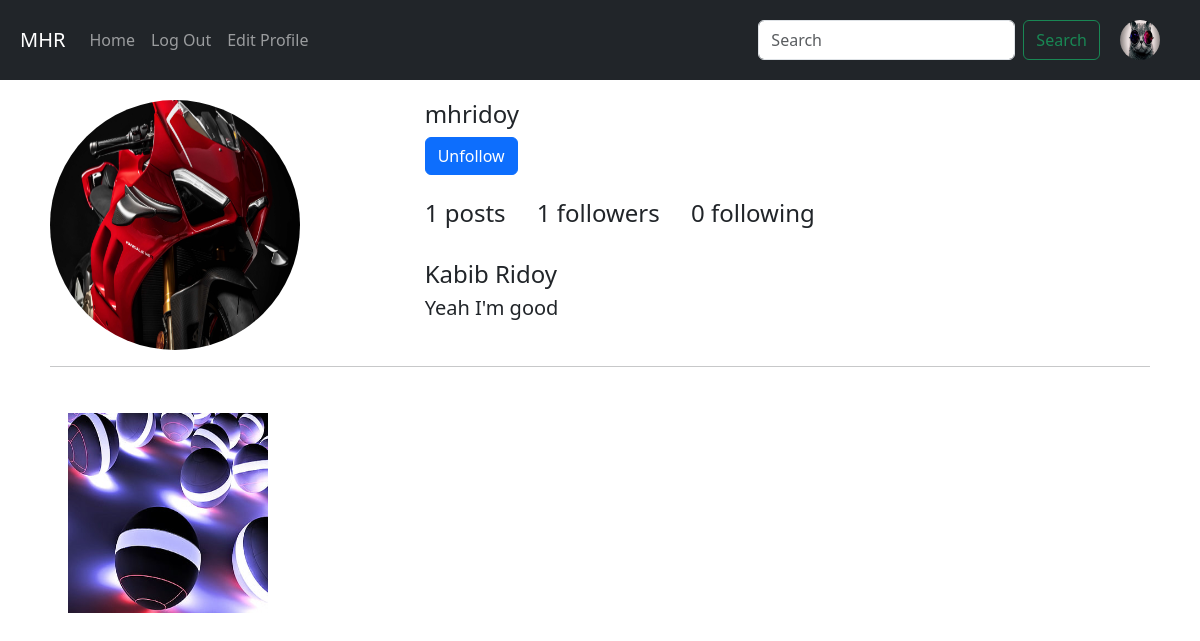
The app's page /account/user-other/mhridoy (signed in), older data.
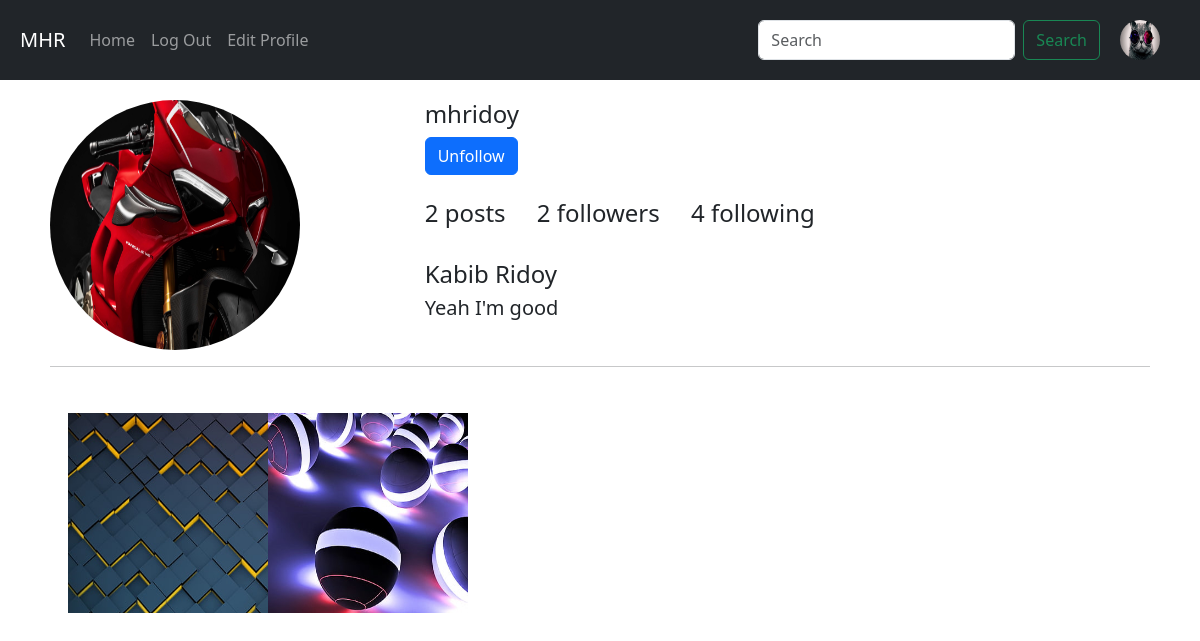
The same page, newer data.
### app_post/models.py (models this page shows)
class Post(models.Model):
    author = models.ForeignKey(User, on_delete=models.CASCADE, related_name="Post")
    image = models.ImageField(upload_to='post_image')
    caption = models.CharField(max_length=264, blank=True)
    upload_date = models.DateTimeField(auto_now_add=True)
    update_date = models.DateTimeField(auto_now=True)
    class Meta:
        ordering = ['-upload_date', ]

### Auth_app/models.py (models this page shows)
class UserProfile(models.Model):
    user = models.OneToOneField(User, on_delete=models.CASCADE, related_name='user_profile')
    full_name = models.CharField(max_length=264, blank=True)
    profile_pic = models.ImageField(upload_to='profile_pics', blank=True)
    description = models.TextField(blank=True)
    dob = models.DateField(blank=True, null=True)
    website = models.URLField(blank=True)
    facebook = models.URLField(blank=True)

### Auth_app/views.py (the view)
# urls.py: path('user-other/<username>',views.user, name="user_other"),
@login_required
def user(request, username):
    user_other = User.objects.get(username=username)
    already_followed = Follow.objects.filter(follower=request.user, following=user_other)
    if user_other==request.user:
        return HttpResponseRedirect(reverse('auth_app:profile'))
    return render(request, 'auth_app/user_other.html', context={'user_other':user_other, 'already_followed':already_followed})

### templates/auth_app/user_other.html (shortened to what this page needs)
{% extends 'navbar.html' %}
{% load crispy_forms_tags %}
{% block content %}
<div class="row">
    <div class="col-sm-4">
        {% if user_other.user_profile.profile_pic %}
        <img src="/media/{{user_other.user_profile.profile_pic}}" width="250px" height="250px"
            class="rounded-circle">
        {% else %}
        <img src="/media/avatar.png" width="250px" height="250px" class="rounded-circle">
        {% endif %}
    </div>
    <div class="col-sm-8">
        <h4>{{user_other.username}}</h4>
        {% if not already_followed %}
        <a href="{% url 'auth_app:follow' username=user_other.username %}" class="btn btn-primary">Follow</a>
        {% else %}
        <a href="{% url 'auth_app:unfollow' username=user_other.username %}" class="btn btn-primary">Unfollow</a>
        {% endif %}
        <br><br>
        <h4>{{user_other.Post.count}} posts &nbsp; &nbsp; {{user_other.following.count}} followers &nbsp; &nbsp;
            {{user_other.follower.count}} following</h4>
        <br>
        <h4>{{user_other.user_profile.full_name}}</h4>
        <h5>{{user_other.user_profile.description|linebreaks}}</h5>
    </div>
</div>
<hr>
<div class="row" style="padding: 30px;">
    {% for post in  user_other.Post.all %}
    <div class="crop">
        <img src="/media/{{post.image}}" title="{{post.caption}}">
    </div>
    {% endfor %}
</div>
{% endblock %}

Row changes from the older to the newer data that the page shows:
added Post: image (picture)
Text that changed along with them:
{{ user_other.Post.count }}: "1" → "2"
{{ user_other.following.count }}: "1" → "2"
{{ user_other.follower.count }}: "0" → "4"
